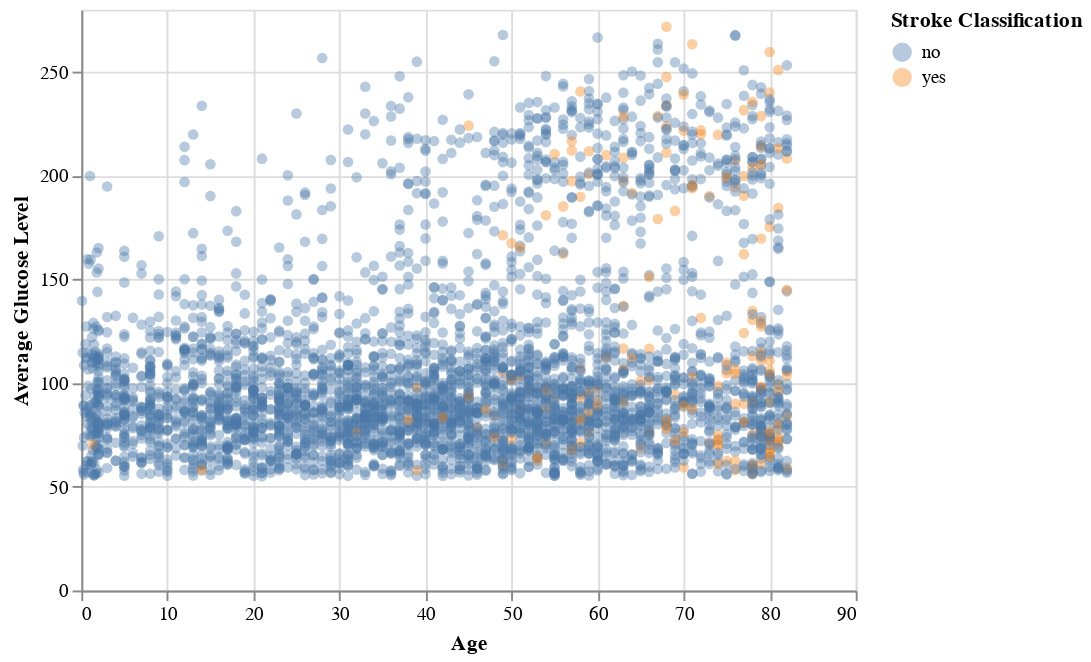

The cell this chart's notebook holds for it:
### Code cell
plot = alt.Chart(stroke_training).mark_circle(opacity = 0.4).encode(
    x = alt.X("age", title = "Age"),
    y = alt.Y("avg_glucose_level", title = "Average Glucose Level"),
    color = alt.Color("stroke", title = "Stroke Classification")
)

plot

### Figure 1 — Vega-Lite specification as saved in the notebook (floating-point values rounded to 4 significant figures; data arrays with more than 128 entries replaced by an {"elided": "..."} marker saying what was removed)
{"config": {"view": {"continuousWidth": 400, "continuousHeight": 300}}, "data": {"name": "data-622a8f428accb2715b6788eedfbeab77"}, "mark": {"type": "circle", "opacity": 0.4}, "encoding": {"color": {"field": "stroke", "title": "Stroke Classification", "type": "nominal"}, "x": {"field": "age", "title": "Age", "type": "quantitative"}, "y": {"field": "avg_glucose_level", "title": "Average Glucose Level", "type": "quantitative"}}, "$schema": "https://vega.github.io/schema/vega-lite/v4.17.0.json", "datasets": {"data-622a8f428accb2715b6788eedfbeab77": {"elided": "3832 records"}}}
